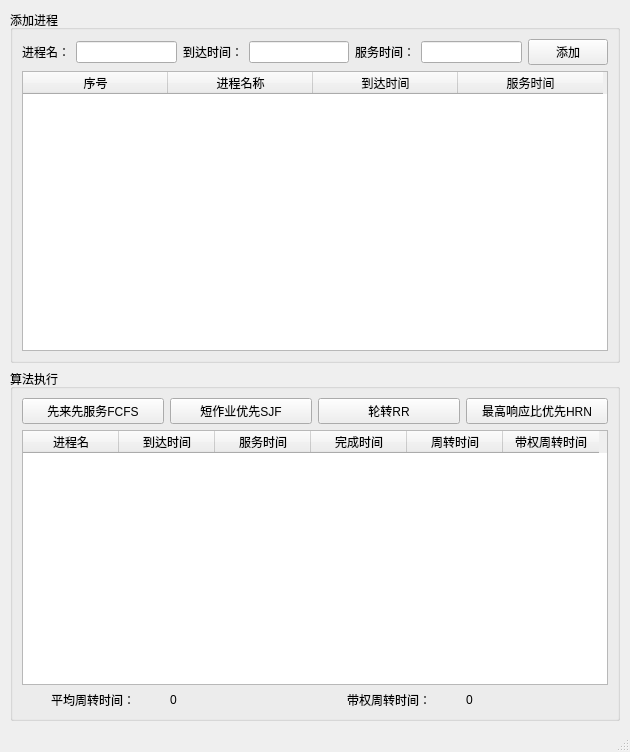
<?xml version="1.0" encoding="UTF-8"?>
<ui version="4.0">
 <class>MainWindow</class>
 <widget class="QMainWindow" name="MainWindow">
  <property name="enabled">
   <bool>true</bool>
  </property>
  <property name="geometry">
   <rect>
    <x>0</x>
    <y>0</y>
    <width>630</width>
    <height>752</height>
   </rect>
  </property>
  <property name="windowTitle">
   <string>处理器调度算法模拟</string>
  </property>
  <widget class="QWidget" name="centralwidget">
   <widget class="QWidget" name="layoutWidget">
    <property name="geometry">
     <rect>
      <x>10</x>
      <y>10</y>
      <width>610</width>
      <height>711</height>
     </rect>
    </property>
    <layout class="QVBoxLayout" name="verticalLayout">
     <item>
      <widget class="QGroupBox" name="groupBox">
       <property name="title">
        <string>添加进程</string>
       </property>
       <layout class="QHBoxLayout" name="horizontalLayout">
        <item>
         <layout class="QGridLayout" name="gridLayout">
          <item row="0" column="6">
           <widget class="QPushButton" name="add_process">
            <property name="text">
             <string>添加</string>
            </property>
           </widget>
          </item>
          <item row="0" column="2">
           <widget class="QLabel" name="arrive_time_msg">
            <property name="text">
             <string>到达时间：</string>
            </property>
           </widget>
          </item>
          <item row="0" column="3">
           <widget class="QLineEdit" name="arrive_time"/>
          </item>
          <item row="0" column="5">
           <widget class="QLineEdit" name="service_time"/>
          </item>
          <item row="0" column="1">
           <widget class="QLineEdit" name="process_name"/>
          </item>
          <item row="0" column="4">
           <widget class="QLabel" name="service_time_msg">
            <property name="text">
             <string>服务时间：</string>
            </property>
           </widget>
          </item>
          <item row="0" column="0">
           <widget class="QLabel" name="process_msg">
            <property name="text">
             <string>进程名：</string>
            </property>
            <property name="alignment">
             <set>Qt::AlignLeading|Qt::AlignLeft|Qt::AlignVCenter</set>
            </property>
           </widget>
          </item>
          <item row="1" column="0" colspan="7">
           <widget class="QTableWidget" name="tableWidget">
            <property name="enabled">
             <bool>true</bool>
            </property>
            <property name="autoFillBackground">
             <bool>false</bool>
            </property>
            <property name="editTriggers">
             <set>QAbstractItemView::NoEditTriggers</set>
            </property>
            <property name="showGrid">
             <bool>false</bool>
            </property>
            <attribute name="horizontalHeaderCascadingSectionResizes">
             <bool>false</bool>
            </attribute>
            <attribute name="horizontalHeaderDefaultSectionSize">
             <number>145</number>
            </attribute>
            <attribute name="verticalHeaderVisible">
             <bool>false</bool>
            </attribute>
            <attribute name="verticalHeaderMinimumSectionSize">
             <number>25</number>
            </attribute>
            <attribute name="verticalHeaderDefaultSectionSize">
             <number>25</number>
            </attribute>
            <row>
             <property name="text">
              <string>1</string>
             </property>
            </row>
            <row>
             <property name="text">
              <string>2</string>
             </property>
            </row>
            <row>
             <property name="text">
              <string>3</string>
             </property>
            </row>
            <row>
             <property name="text">
              <string>4</string>
             </property>
            </row>
            <row>
             <property name="text">
              <string>5</string>
             </property>
            </row>
            <row>
             <property name="text">
              <string>6</string>
             </property>
            </row>
            <row>
             <property name="text">
              <string>7</string>
             </property>
            </row>
            <row>
             <property name="text">
              <string>8</string>
             </property>
            </row>
            <row>
             <property name="text">
              <string>9</string>
             </property>
            </row>
            <column>
             <property name="text">
              <string>序号</string>
             </property>
            </column>
            <column>
             <property name="text">
              <string>进程名称</string>
             </property>
            </column>
            <column>
             <property name="text">
              <string>到达时间</string>
             </property>
            </column>
            <column>
             <property name="text">
              <string>服务时间</string>
             </property>
            </column>
           </widget>
          </item>
         </layout>
        </item>
       </layout>
      </widget>
     </item>
     <item>
      <widget class="QGroupBox" name="groupBox_2">
       <property name="title">
        <string>算法执行</string>
       </property>
       <layout class="QHBoxLayout" name="horizontalLayout_2">
        <item>
         <layout class="QGridLayout" name="gridLayout_2">
          <item row="0" column="0">
           <widget class="QPushButton" name="choose_fcfs">
            <property name="text">
             <string>先来先服务FCFS</string>
            </property>
           </widget>
          </item>
          <item row="3" column="2">
           <widget class="QLabel" name="avgrage_time_weight_msg">
            <property name="text">
             <string>带权周转时间：</string>
            </property>
            <property name="alignment">
             <set>Qt::AlignCenter</set>
            </property>
           </widget>
          </item>
          <item row="0" column="3">
           <widget class="QPushButton" name="choose_hrn">
            <property name="text">
             <string>最高响应比优先HRN</string>
            </property>
           </widget>
          </item>
          <item row="0" column="1">
           <widget class="QPushButton" name="choose_sjf">
            <property name="text">
             <string>短作业优先SJF</string>
            </property>
           </widget>
          </item>
          <item row="3" column="1">
           <widget class="QLabel" name="avgrage_time">
            <property name="text">
             <string>0</string>
            </property>
           </widget>
          </item>
          <item row="0" column="2">
           <widget class="QPushButton" name="choose_rr">
            <property name="text">
             <string>轮转RR</string>
            </property>
           </widget>
          </item>
          <item row="3" column="0">
           <widget class="QLabel" name="avgrage_time_msg">
            <property name="text">
             <string>平均周转时间：</string>
            </property>
            <property name="alignment">
             <set>Qt::AlignCenter</set>
            </property>
           </widget>
          </item>
          <item row="3" column="3">
           <widget class="QLabel" name="avgrage_time_weight">
            <property name="text">
             <string>0</string>
            </property>
           </widget>
          </item>
          <item row="1" column="0" colspan="4">
           <widget class="QTableWidget" name="tableWidget_2">
            <property name="showGrid">
             <bool>false</bool>
            </property>
            <attribute name="horizontalHeaderDefaultSectionSize">
             <number>96</number>
            </attribute>
            <attribute name="verticalHeaderVisible">
             <bool>false</bool>
            </attribute>
            <attribute name="verticalHeaderMinimumSectionSize">
             <number>25</number>
            </attribute>
            <attribute name="verticalHeaderDefaultSectionSize">
             <number>25</number>
            </attribute>
            <row>
             <property name="text">
              <string>1</string>
             </property>
            </row>
            <row>
             <property name="text">
              <string>2</string>
             </property>
            </row>
            <row>
             <property name="text">
              <string>3</string>
             </property>
            </row>
            <row>
             <property name="text">
              <string>4</string>
             </property>
            </row>
            <row>
             <property name="text">
              <string>5</string>
             </property>
            </row>
            <row>
             <property name="text">
              <string>6</string>
             </property>
            </row>
            <row>
             <property name="text">
              <string>7</string>
             </property>
            </row>
            <row>
             <property name="text">
              <string>8</string>
             </property>
            </row>
            <column>
             <property name="text">
              <string>进程名</string>
             </property>
            </column>
            <column>
             <property name="text">
              <string>到达时间</string>
             </property>
            </column>
            <column>
             <property name="text">
              <string>服务时间</string>
             </property>
            </column>
            <column>
             <property name="text">
              <string>完成时间</string>
             </property>
            </column>
            <column>
             <property name="text">
              <string>周转时间</string>
             </property>
            </column>
            <column>
             <property name="text">
              <string>带权周转时间</string>
             </property>
            </column>
           </widget>
          </item>
         </layout>
        </item>
       </layout>
      </widget>
     </item>
    </layout>
   </widget>
  </widget>
  <widget class="QStatusBar" name="statusbar"/>
 </widget>
 <resources/>
 <connections>
  <connection>
   <sender>add_process</sender>
   <signal>clicked()</signal>
   <receiver>MainWindow</receiver>
   <slot>row_add()</slot>
   <hints>
    <hint type="sourcelabel">
     <x>570</x>
     <y>50</y>
    </hint>
    <hint type="destinationlabel">
     <x>667</x>
     <y>44</y>
    </hint>
   </hints>
  </connection>
  <connection>
   <sender>choose_fcfs</sender>
   <signal>clicked()</signal>
   <receiver>MainWindow</receiver>
   <slot>FCFS_msg()</slot>
   <hints>
    <hint type="sourcelabel">
     <x>107</x>
     <y>324</y>
    </hint>
    <hint type="destinationlabel">
     <x>630</x>
     <y>276</y>
    </hint>
   </hints>
  </connection>
  <connection>
   <sender>choose_sjf</sender>
   <signal>clicked()</signal>
   <receiver>MainWindow</receiver>
   <slot>SJF_msg()</slot>
   <hints>
    <hint type="sourcelabel">
     <x>276</x>
     <y>321</y>
    </hint>
    <hint type="destinationlabel">
     <x>239</x>
     <y>611</y>
    </hint>
   </hints>
  </connection>
  <connection>
   <sender>choose_rr</sender>
   <signal>clicked()</signal>
   <receiver>MainWindow</receiver>
   <slot>RR_msg()</slot>
   <hints>
    <hint type="sourcelabel">
     <x>381</x>
     <y>323</y>
    </hint>
    <hint type="destinationlabel">
     <x>406</x>
     <y>633</y>
    </hint>
   </hints>
  </connection>
  <connection>
   <sender>choose_hrn</sender>
   <signal>clicked()</signal>
   <receiver>MainWindow</receiver>
   <slot>HRN_msg()</slot>
   <hints>
    <hint type="sourcelabel">
     <x>522</x>
     <y>330</y>
    </hint>
    <hint type="destinationlabel">
     <x>543</x>
     <y>644</y>
    </hint>
   </hints>
  </connection>
 </connections>
 <slots>
  <slot>row_add()</slot>
  <slot>FCFS_msg()</slot>
  <slot>SJF_msg()</slot>
  <slot>RR_msg()</slot>
  <slot>HRN_msg()</slot>
 </slots>
</ui>
